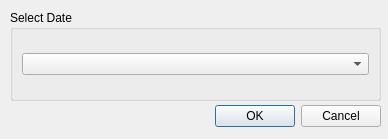
<?xml version="1.0" encoding="UTF-8"?>
<ui version="4.0">
 <class>SelectDate</class>
 <widget class="QDialog" name="SelectDate">
  <property name="geometry">
   <rect>
    <x>0</x>
    <y>0</y>
    <width>388</width>
    <height>139</height>
   </rect>
  </property>
  <property name="windowTitle">
   <string>Load</string>
  </property>
  <widget class="QDialogButtonBox" name="buttonBox">
   <property name="geometry">
    <rect>
     <x>40</x>
     <y>100</y>
     <width>341</width>
     <height>32</height>
    </rect>
   </property>
   <property name="orientation">
    <enum>Qt::Horizontal</enum>
   </property>
   <property name="standardButtons">
    <set>QDialogButtonBox::Cancel|QDialogButtonBox::Ok</set>
   </property>
  </widget>
  <widget class="QGroupBox" name="dateBox">
   <property name="geometry">
    <rect>
     <x>10</x>
     <y>10</y>
     <width>371</width>
     <height>91</height>
    </rect>
   </property>
   <property name="title">
    <string>Select Date</string>
   </property>
   <layout class="QGridLayout" name="gridLayout">
    <item row="0" column="0">
     <widget class="QComboBox" name="cmbDate"/>
    </item>
   </layout>
  </widget>
  <zorder>dateBox</zorder>
  <zorder>buttonBox</zorder>
 </widget>
 <resources/>
 <connections>
  <connection>
   <sender>buttonBox</sender>
   <signal>accepted()</signal>
   <receiver>SelectDate</receiver>
   <slot>accept()</slot>
   <hints>
    <hint type="sourcelabel">
     <x>248</x>
     <y>254</y>
    </hint>
    <hint type="destinationlabel">
     <x>157</x>
     <y>274</y>
    </hint>
   </hints>
  </connection>
  <connection>
   <sender>buttonBox</sender>
   <signal>rejected()</signal>
   <receiver>SelectDate</receiver>
   <slot>reject()</slot>
   <hints>
    <hint type="sourcelabel">
     <x>316</x>
     <y>260</y>
    </hint>
    <hint type="destinationlabel">
     <x>286</x>
     <y>274</y>
    </hint>
   </hints>
  </connection>
 </connections>
</ui>
